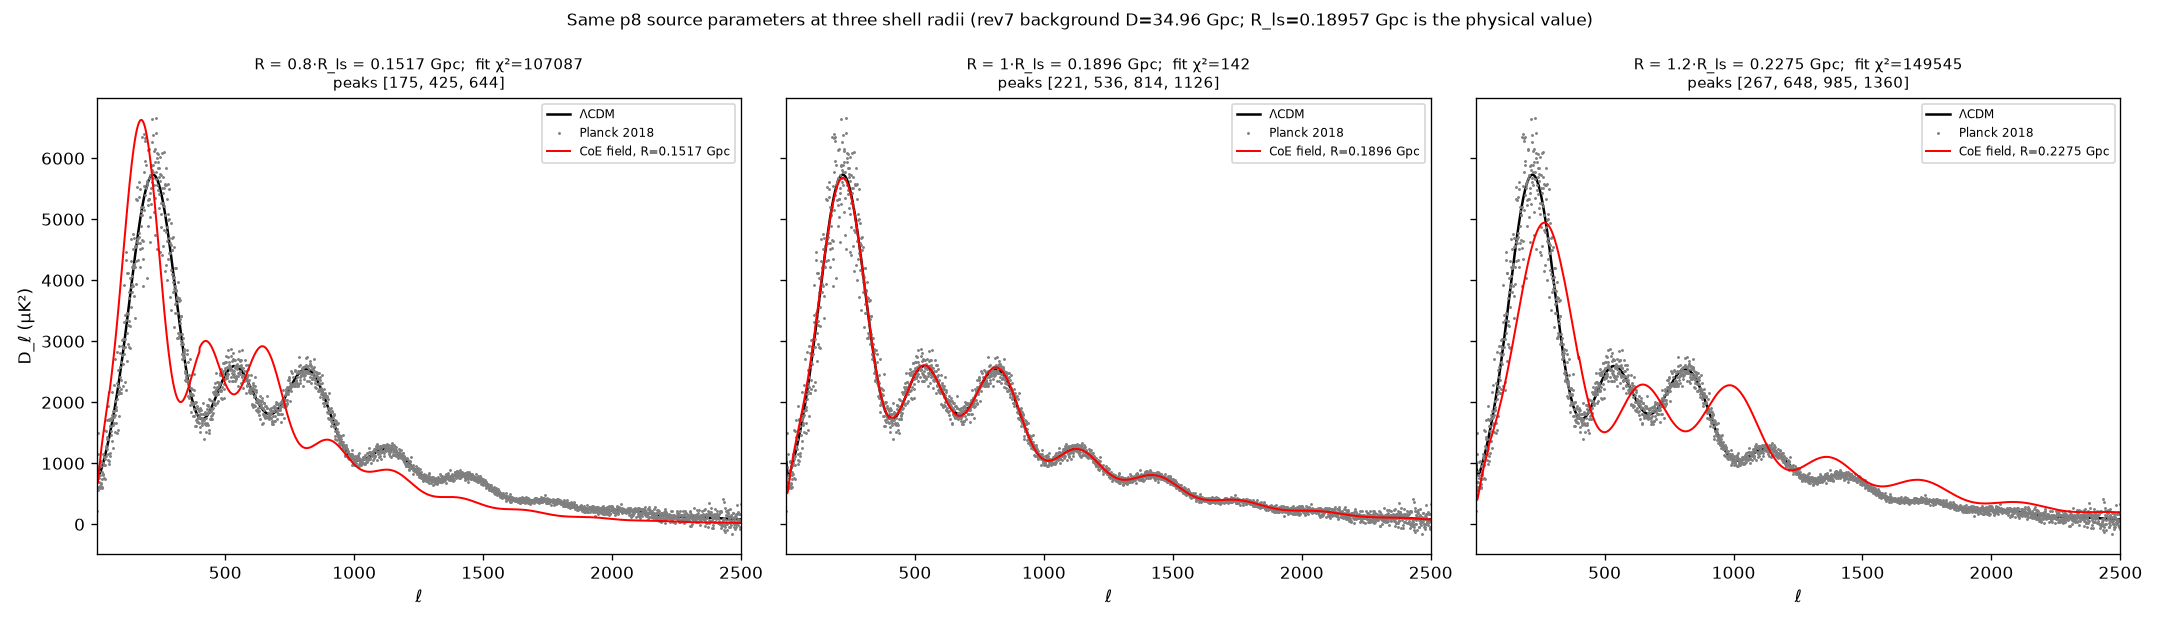

Write the Python code that produced this figure.
# rev7 regeneration of rev6 Fig 22 (same source parameters at R=4,5,6 Gpc). At the rev7 background R is not free: R=R_ls=eta_rec*D
# =0.18957 Gpc. This recomputes the field spectrum with the p8 best-fit source parameters at R = 0.8, 1.0, 1.2 x R_ls (window kept
# at the same depth R-chi_w below the shell), showing how the peak positions move with shell radius. Field term + Dfix, CORR applied.
import os,sys,json,numpy as np,matplotlib;matplotlib.use('Agg');import matplotlib.pyplot as plt
H=os.path.dirname(os.path.abspath(__file__));sys.path.insert(0,H);from _p8model import P8,XB,J,M,A
R0=J['R_Gpc'];s=R0/4;p0=P8.P(XB);dep=R0-p0['chiw'];ll=np.arange(M.LMAX+1)
def pk(D):
    from scipy.signal import find_peaks
    i,_=find_peaks(D[100:1800],prominence=0.03*D[100:1800].max());return [int(100+j) for j in i][:5]
out={};fig,axs=plt.subplots(1,3,figsize=(18,5.2),sharey=True)
for ax,f in zip(axs,(0.8,1.0,1.2)):
    R=f*R0;M.EX=M.AFwd(R=R,lmax=M.LX,kmax=200/s,kmin=1e-2/s,nk=500,dch=0.004*s);p=dict(p0,chiw=R-dep)
    D=M.Dfield(p)*P8.CORR+P8.Dfix;c=A.chi2_fit(D);out[f'{f:g}']=dict(R=R,chi2_fit=float(c),peaks=pk(D))
    ax.plot(ll[2:],A.Lt[2:],'k',lw=1.5,label='ΛCDM');ax.plot(A.Pf[:,0],A.Pf[:,1],'.',color='grey',ms=1.5,label='Planck 2018')
    ax.plot(ll[2:],D[2:],'r',lw=1.2,label=f'CoE field, R={R:.4f} Gpc')
    ax.set_title(f'R = {f:g}·R_ls = {R:.4f} Gpc;  fit χ²={c:.0f}\npeaks {out[f"{f:g}"]["peaks"]}',fontsize=9);ax.set_xlabel('ℓ');ax.set_xlim(2,2500);ax.legend(fontsize=7)
axs[0].set_ylabel('D_ℓ (μK²)');fig.suptitle('Same p8 source parameters at three shell radii (rev7 background D=34.96 Gpc; R_ls=0.18957 Gpc is the physical value)',fontsize=10)
fig.tight_layout();fig.savefig(H+'/R22_ladder.png',dpi=120);json.dump(out,open(H+'/R22_ladder.json','w'),indent=1);print(out)
